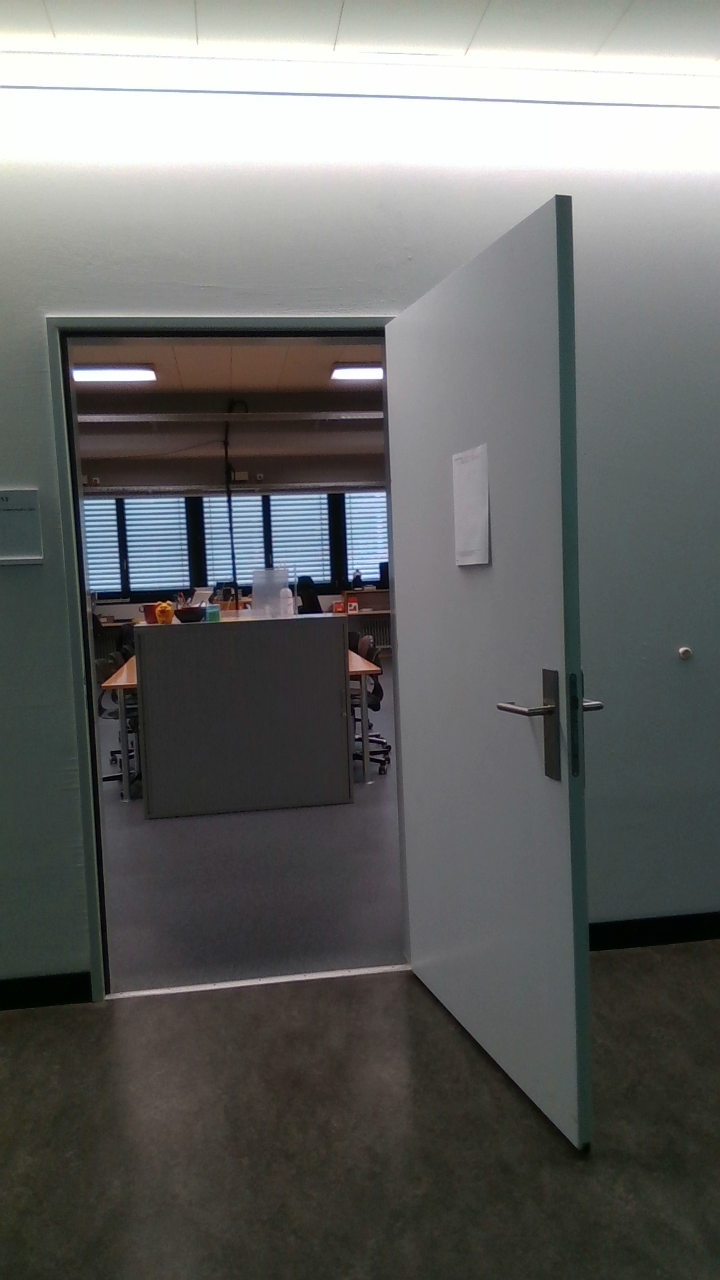
#> input picture door1_Color.png, 720 x 1280 px, found by its file name
$ python ai_2.py
#> lines starting #> are read from the running program, lines starting #| are printed output that depends on the picture; after the words box and inside, x2 and y2 are one past the last pixel; in counts of white or black regions, pixels touching at a corner belong together
#«write python code who detects a door in a picture and calculate the the size of the door»
#«create additionally a output picture where the door is red framed»

import cv2

# Read the image
image = cv2.imread('/home/matz/SynologyDrive/FHNW/bver/CODE/bver_projekt/bver_projekt/door1_Color.png')
#> image is the input picture: shape (1280, 720, 3); mean B, G, R 102, 104, 102.7

# Convert the image to grayscale
gray = cv2.cvtColor(image, cv2.COLOR_BGR2GRAY)
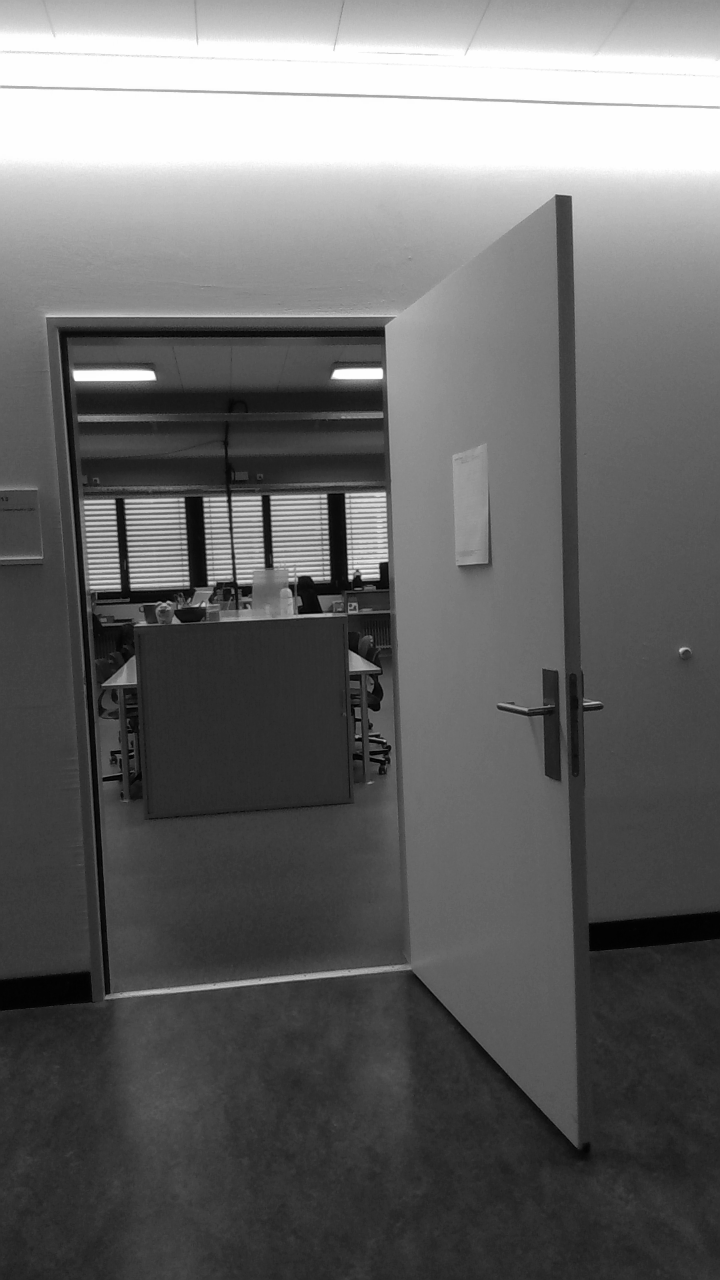
#> gray: shape (1280, 720); min 0, max 255, mean 103.3

# Detect edges in the image using Canny edge detection
edges = cv2.Canny(gray, 50, 100)
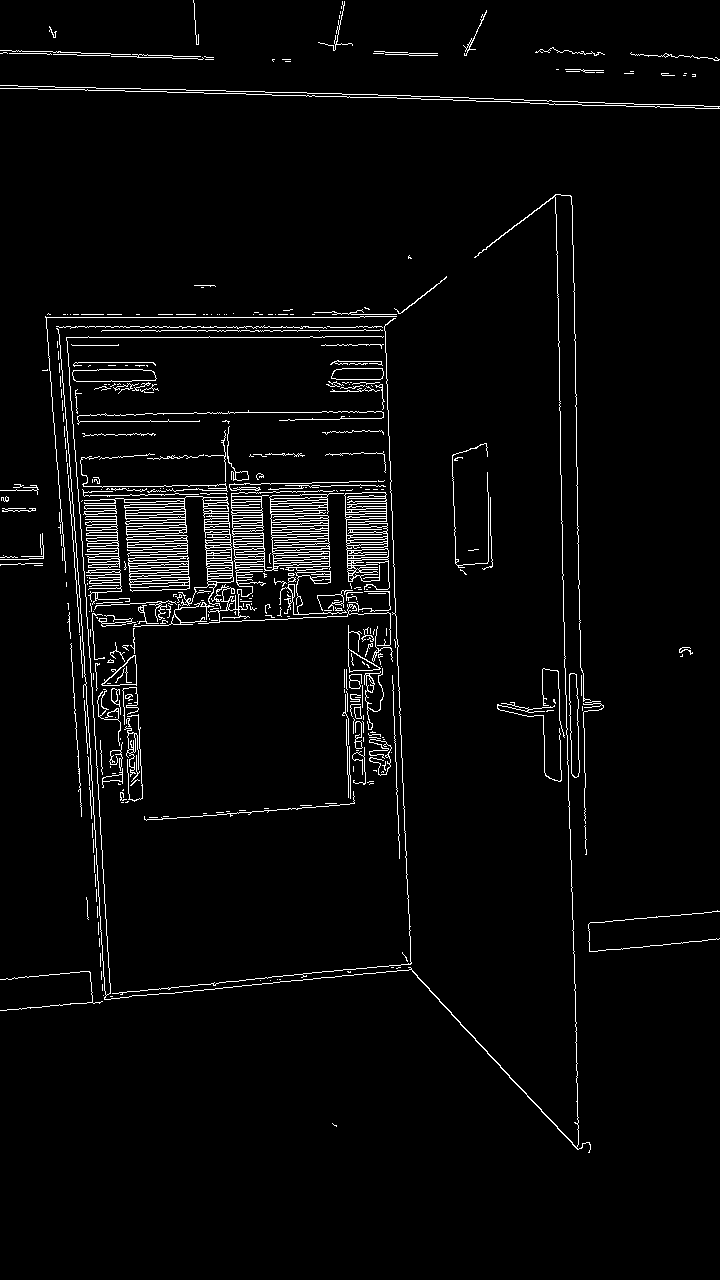
#> edges: shape (1280, 720); 3.3% white in thin lines or dots

# Find contours in the edge map
contours, _ = cv2.findContours(edges, cv2.RETR_EXTERNAL, cv2.CHAIN_APPROX_SIMPLE)
#> contours = 381 contours, 344 with area under 20; largest, box (x1, y1, x2, y2) and area: (231, 490, 344, 572) 5106, (84, 496, 234, 609) 3155, (344, 492, 390, 590) 1951, (128, 555, 190, 592) 1581, (72, 369, 157, 382) 917

# Iterate over the contours
for contour in contours:
    # Check if the contour is a rectangle
    if cv2.isContourConvex(contour) and len(contour) == 4:
        # Calculate the bounding box of the contour
        x, y, w, h = cv2.boundingRect(contour)

        # Check if the aspect ratio of the bounding box is close to 1:2 (typical aspect ratio of a door)
        if abs(w / h - 1 / 2) < 0.1:
            # Calculate the size of the door
            size = (w + h) / 2
            print('Door size:', size)

            # Draw a red rectangle around the door in the output image
            cv2.rectangle(image, (x, y), (x + w, y + h), (0, 0, 255), 2)
#> this loop made 381 passes
#> contour on passes 2 to 4: [[110, 996], [112, 996]], [[103, 995]], [[102, 984], [102, 990]]

# Save the output image
cv2.imwrite('output.jpg', image)

$ run again, with door2_Color.png copied over door1_Color.png
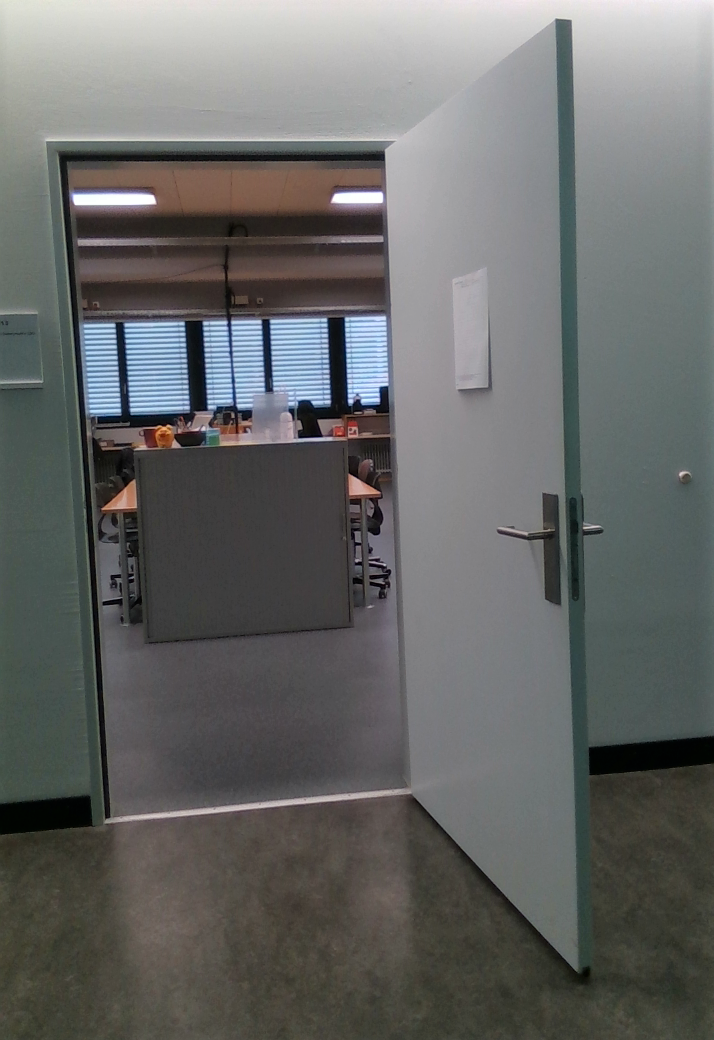
#> input picture door2_Color.png, 714 x 1040 px, found by its file name
#> image is the input picture: shape (1040, 714, 3); mean B, G, R 103.1, 104.3, 103
#> `gray = cv2.cvtColor(image, cv2.COLOR_BGR2GRAY)`:
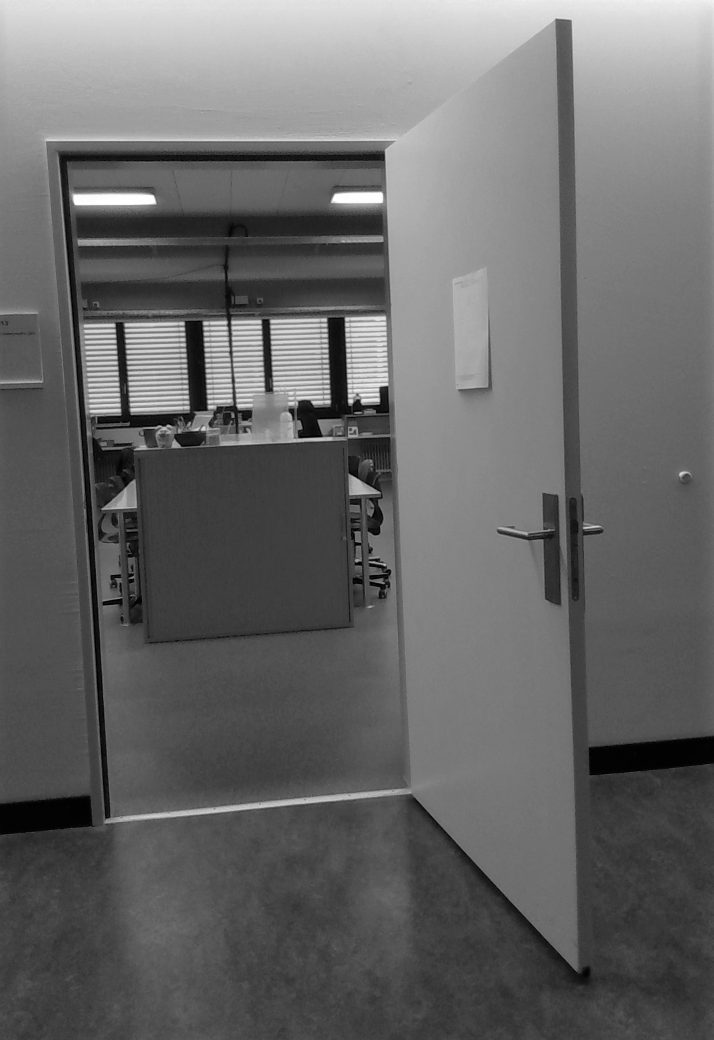
#> gray: shape (1040, 714); min 0, max 254, mean 103.7
#> `edges = cv2.Canny(gray, 50, 100)`:
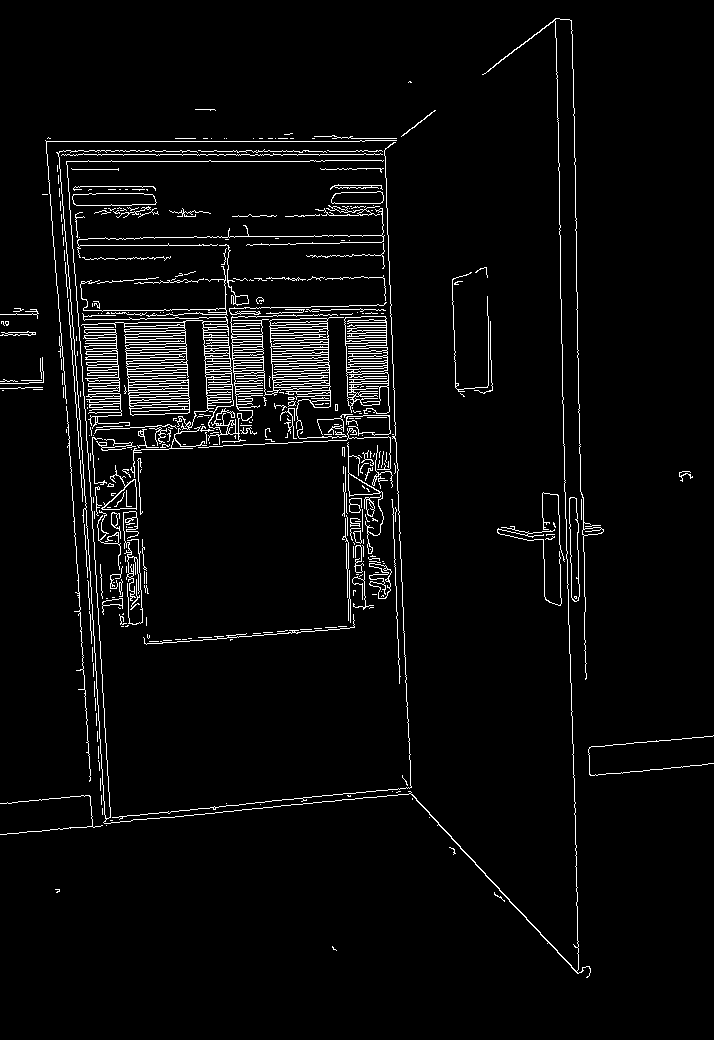
#> edges: shape (1040, 714); 3.9% white in thin lines or dots
#> contours = 367 contours, 334 with area under 20; largest, box (x1, y1, x2, y2) and area: (81, 313, 347, 445) 10889, (344, 316, 390, 414) 2064, (72, 193, 157, 206) 924, (83, 329, 120, 392) 824, (569, 497, 580, 602) 765
#> the loop `for contour in contours:` made 367 passes
#> (x, y, w, h, size) on pass 210: (335, 404, 3, 7, 5)
#> (printed output is left out)
